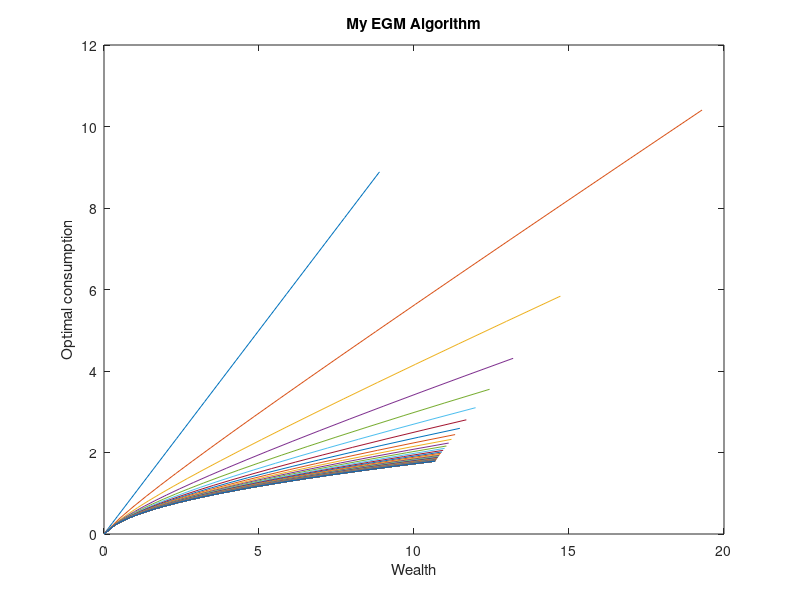

The MATLAB source for this figure:
clear all


beta = 0.96;   % discount factor
rho = 2;       % RRA of the utility function
tau = 0.90;    % 1 - depreciation rate
alpha = 0.36;  % Cobb-Douglous production function

g = 1.01;                  % derterministic part of labor growth
phi = [0.9, 1, 1.1];       % stochastic part of labor growth
P_phi = [0.25, 0.5, 0.25]; % corresponding probability of different states of labor growth
Delta = g * phi;           % gross labor growth (row vector)
P_Delta = P_phi;           % corresponding prob of each gross labor growth state (row vector)


NGrid = 20;    % number of grid points
kSS = ( ( ((g^rho)/(beta*tau) )-1) / alpha )^( 1/(alpha-1) );
aSS = kSS*g/tau;
savings = transpose(exp(linspace(0, log(3*aSS), NGrid))-1); % set up grid points (column vector)

T = 99;       % number of periods
consump = NaN(NGrid, T);
wealth  = NaN(NGrid, T);

u_D_inv = @(u) u.^(-1/rho); % the inverse of u'
u_D     = @(c) c.^(-rho);   % u' (first derivative of u)

capital_tplus1 = tau * savings * (1 ./ Delta);
wealth_tplus1 = capital_tplus1 + (capital_tplus1 .^ alpha);
return_capital = 1 + alpha * (capital_tplus1.^(alpha-1)); 

for t = T:-1:1
  if t == T
    consump(:, t) = savings;
    wealth(:, t) = savings;
  else
    consump_tplus1 = interp1(wealth(:, t+1), consump(:, t+1), wealth_tplus1, 'linear','extrap');
    disp(consump_tplus1)
    RHS = tau*beta* P_Delta * ...
      transpose( (repmat(Delta.^(-rho),NGrid,1) .* u_D(consump_tplus1) .* return_capital ) );
    consump(:, t) = transpose(u_D_inv(RHS));
    wealth(:, t)  = consump(:, t) + savings;
  end
end

for t = (T):-1:1
	plot(wealth(:, t), consump(:, t))
	hold all
end
xlabel('Wealth')
ylabel('Optimal consumption')
title('My EGM Algorithm')

saveas(gcf,'Policy Function (c wrt w) in Different Periods.jpg')

